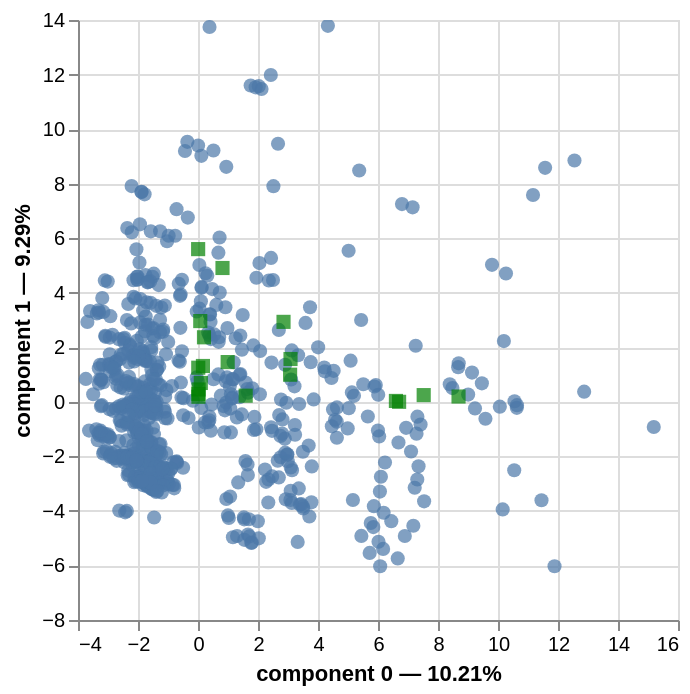

The notebook cell this image was saved under:
### Code cell
famd.plot(
    X_subject,
    x_component=0,
    y_component=1
)

### Figure 1 — Vega-Lite specification as saved in the notebook (floating-point values rounded to 4 significant figures; data arrays with more than 128 entries replaced by an {"elided": "..."} marker saying what was removed)
{"config": {"view": {"continuousWidth": 300, "continuousHeight": 300}}, "layer": [{"data": {"name": "data-d47002842d5e94a14dd1b16a5f10d9ac"}, "mark": {"type": "circle", "size": 50}, "encoding": {"tooltip": [{"field": "index", "type": "quantitative"}, {"field": "component 0", "type": "quantitative"}, {"field": "component 1", "type": "quantitative"}], "x": {"axis": {"title": "component 0 — 10.21%"}, "field": "component 0", "scale": {"zero": false}, "type": "quantitative"}, "y": {"axis": {"title": "component 1 — 9.29%"}, "field": "component 1", "scale": {"zero": false}, "type": "quantitative"}}, "name": "view_4"}, {"data": {"name": "data-31c26e456ae454168fdcc8062ab6170e"}, "mark": {"type": "square", "color": "green", "size": 50}, "encoding": {"tooltip": [{"field": "variable", "type": "nominal"}], "x": {"field": "component 0", "scale": {"zero": false}, "type": "quantitative"}, "y": {"field": "component 1", "scale": {"zero": false}, "type": "quantitative"}}}], "params": [{"name": "param_4", "select": {"type": "interval", "encodings": ["x", "y"]}, "bind": "scales", "views": ["view_4"]}], "$schema": "https://vega.github.io/schema/vega-lite/v5.20.1.json", "datasets": {"data-d47002842d5e94a14dd1b16a5f10d9ac": {"elided": "697 records"}, "data-31c26e456ae454168fdcc8062ab6170e": [{"variable": "Education_Years", "component 0": 0.07554, "component 1": 2.961, "component 2": 1.754, "component 3": 1.979, "component 4": 0.44, "component 5": 0.01778, "component 6": 0.1308, "component 7": 0.04667, "component 8": 0.4407, "component 9": 0.05437, "component 10": 0.3947, "label": "Education_Years"}, {"variable": "AGE_AT_VISIT", "component 0": 0.02008, "component 1": 0.4532, "component 2": 4.325, "component 3": 1.179, "component 4": 0.2382, "component 5": 0.2959, "component 6": 0.1169, "component 7": 0.002674, "component 8": 0.03606, "component 9": 0.1366, "component 10": 0.0002927, "label": "AGE_AT_VISIT"}, {"variable": "MDS-UPDRS Part I (Patient Questionnaire) Total Score", "component 0": 6.597, "component 1": 0.03229, "component 2": 0.01894, "component 3": 0.005441, "component 4": 0.3771, "component 5": 0.0007631, "component 6": 0.007718, "component 7": 0.004899, "component 8": 0.09423, "component 9": 0.1158, "component 10": 0.3107, "label": "MDS-UPDRS Part I (Patient Questionnaire) Total Score"}, {"variable": "MDS-UPDRS Part II Total Score", "component 0": 7.523, "component 1": 0.2457, "component 2": 0.03481, "component 3": 0.04768, "component 4": 0.0497, "component 5": 0.014, "component 6": 0.009939, "component 7": 0.0891, "component 8": 0.03057, "component 9": 0.06157, "component 10": 0.0526, "label": "MDS-UPDRS Part II Total Score"}, {"variable": "MDS-UPDRS Part III Total Score", "component 0": 3.084, "component 1": 1.57, "component 2": 0.5726, "component 3": 0.01969, "component 4": 0.8632, "component 5": 0.008342, "component 6": 0.01825, "component 7": 0.01833, "component 8": 0.206, "component 9": 0.2003, "component 10": 0.2277, "label": "MDS-UPDRS Part III Total Score"}, {"variable": "BMI", "component 0": 0.1641, "component 1": 1.314, "component 2": 0.2942, "component 3": 1.811, "component 4": 2.932, "component 5": 0.09608, "component 6": 0.01514, "component 7": 0.002612, "component 8": 0.4984, "component 9": 1.103, "component 10": 0.3227, "label": "BMI"}, {"variable": "3.21 HOEHN AND YAHR STAGE", "component 0": 1.59, "component 1": 0.2247, "component 2": 0.192, "component 3": 0.0001708, "component 4": 0.1438, "component 5": 0.008163, "component 6": 0.0001305, "component 7": 0.002832, "component 8": 0.001074, "component 9": 0.1097, "component 10": 0.0001733, "label": "3.21 HOEHN AND YAHR STAGE"}, {"variable": "Age_Type", "component 0": 0.01377, "component 1": 0.2881, "component 2": 5.421, "component 3": 1.459, "component 4": 0.1777, "component 5": 0.3054, "component 6": 0.2436, "component 7": 5.816e-07, "component 8": 0.03413, "component 9": 0.2833, "component 10": 4.308e-05, "label": "Age_Type"}, {"variable": "BMI_Category", "component 0": 0.1994, "component 1": 2.366, "component 2": 1.545, "component 3": 2.378, "component 4": 4.57, "component 5": 0.7659, "component 6": 0.7939, "component 7": 0.1575, "component 8": 2.214, "component 9": 1.419, "component 10": 1.44, "label": "BMI_Category"}, {"variable": "Education_Type", "component 0": 0.8168, "component 1": 4.907, "component 2": 1.862, "component 3": 3.367, "component 4": 0.8713, "component 5": 1.347, "component 6": 5.384, "component 7": 9.865, "component 8": 1.642, "component 9": 5.405, "component 10": 1.99, "label": "Education_Type"}, {"variable": "GBA Mutation at Enrollment", "component 0": 0.989, "component 1": 1.457, "component 2": 0.01139, "component 3": 0.3347, "component 4": 0.1362, "component 5": 2.833, "component 6": 0.8352, "component 7": 0.1004, "component 8": 1.246, "component 9": 0.4054, "component 10": 0.000496, "label": "GBA Mutation at Enrollment"}, {"variable": "Identify self as White", "component 0": 0.01432, "component 1": 0.1847, "component 2": 0.08072, "component 3": 0.0008565, "component 4": 2.451, "component 5": 1.501, "component 6": 0.4341, "component 7": 0.03068, "component 8": 0.8595, "component 9": 1.418, "component 10": 2.764, "label": "Identify self as White"}, {"variable": "LRRK2 Mutation at Enrollment", "component 0": 0.0934, "component 1": 0.6912, "component 2": 0.03362, "component 3": 1.721, "component 4": 2.177, "component 5": 2.789, "component 6": 0.00155, "component 7": 0.001237, "component 8": 0.06032, "component 9": 0.2665, "component 10": 0.05509, "label": "LRRK2 Mutation at Enrollment"}, {"variable": "Other_Mutations", "component 0": 0.00875, "component 1": 1.251, "component 2": 2.18, "component 3": 0.1446, "component 4": 0.5111, "component 5": 0.003678, "component 6": 1.803, "component 7": 0.404, "component 8": 0.3395, "component 9": 2.134, "component 10": 0.1977, "label": "Other_Mutations"}, {"variable": "Sex of participant at birth", "component 0": 0.004869, "component 1": 5.599, "component 2": 1.395, "component 3": 0.005244, "component 4": 0.6804, "component 5": 0.1364, "component 6": 0.1993, "component 7": 0.02568, "component 8": 0.2291, "component 9": 0.1742, "component 10": 0.03863, "label": "Sex of participant at birth"}, {"variable": "UPDRS_III_Class", "component 0": 3.07, "component 1": 0.9942, "component 2": 0.7079, "component 3": 0.02875, "component 4": 2.271, "component 5": 0.009617, "component 6": 0.09264, "component 7": 0.0888, "component 8": 0.5727, "component 9": 0.00992, "component 10": 0.9907, "label": "UPDRS_III_Class"}, {"variable": "UPDRS_II_Class", "component 0": 8.685, "component 1": 0.1943, "component 2": 0.04653, "component 3": 0.01633, "component 4": 0.1721, "component 5": 0.2034, "component 6": 0.003473, "component 7": 0.04887, "component 8": 0.03404, "component 9": 0.08692, "component 10": 0.1215, "label": "UPDRS_II_Class"}, {"variable": "UPDRS_IV_Class", "component 0": 2.851, "component 1": 2.932, "component 2": 1.273, "component 3": 0.1163, "component 4": 0.544, "component 5": 0.1405, "component 6": 6.139e-05, "component 7": 0.01895, "component 8": 0.3389, "component 9": 0.0159, "component 10": 0.2024, "label": "UPDRS_IV_Class"}, {"variable": "UPDRS_I_Class", "component 0": 6.704, "component 1": 0.0002241, "component 2": 0.009577, "component 3": 0.0003547, "component 4": 0.7088, "component 5": 0.01588, "component 6": 0.02024, "component 7": 0.03508, "component 8": 0.3643, "component 9": 0.1705, "component 10": 0.5463, "label": "UPDRS_I_Class"}]}}
